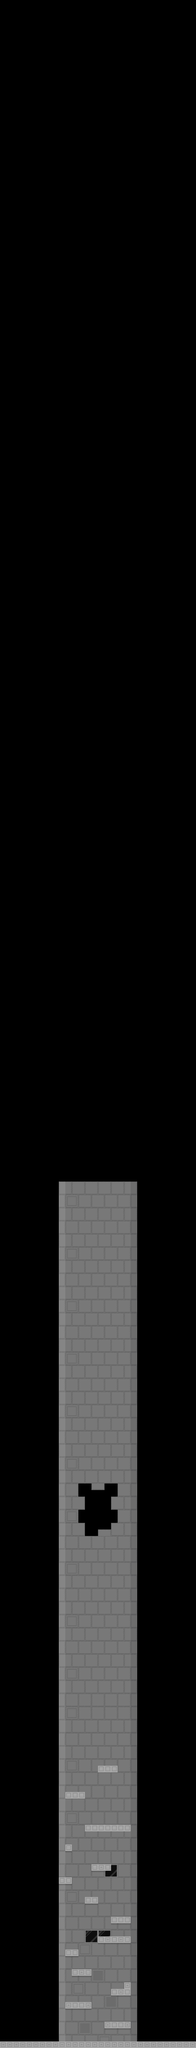

Tiled map render using the project's own tile images. Description and the map definition, with tile-layer contents summarised, below:
An orthogonal 30x312 tile map with 32x32 px tiles, 2 tile layers (BACK, FORE) and 7 objects.

<map version="1.0" orientation="orthogonal" renderorder="right-down" width="30" height="312" tilewidth="32" tileheight="32" nextobjectid="8">
 <tileset firstgid="1" name="tile_set" tilewidth="32" tileheight="32" tilecount="39">
  <image source="../images/tileset.png" trans="ff00ff" width="416" height="96" />
 </tileset>
 <layer name="BACK" width="30" height="312">
  <data>[9360 cells, 1548 non-empty, 24 distinct tile ids]</data>
 </layer>
 <layer name="FORE" width="30" height="312">
  <data>[9360 cells, 108 non-empty, 3 distinct tile ids]</data>
 </layer>
 <objectgroup name="coin">
  <object id="1" gid="31" x="191" y="9862" width="32" height="32" />
  <object id="2" gid="31" x="153" y="9680" width="32" height="32" />
  <object id="3" gid="31" x="139" y="9629" width="32" height="32" />
  <object id="4" gid="31" x="103" y="9797" width="32" height="32" />
  <object id="5" gid="31" x="72" y="9701" width="32" height="32" />
  <object id="6" gid="31" x="53" y="9634" width="32" height="32" />
  <object id="7" gid="31" x="212" y="9679" width="32" height="32" />
 </objectgroup>
</map>